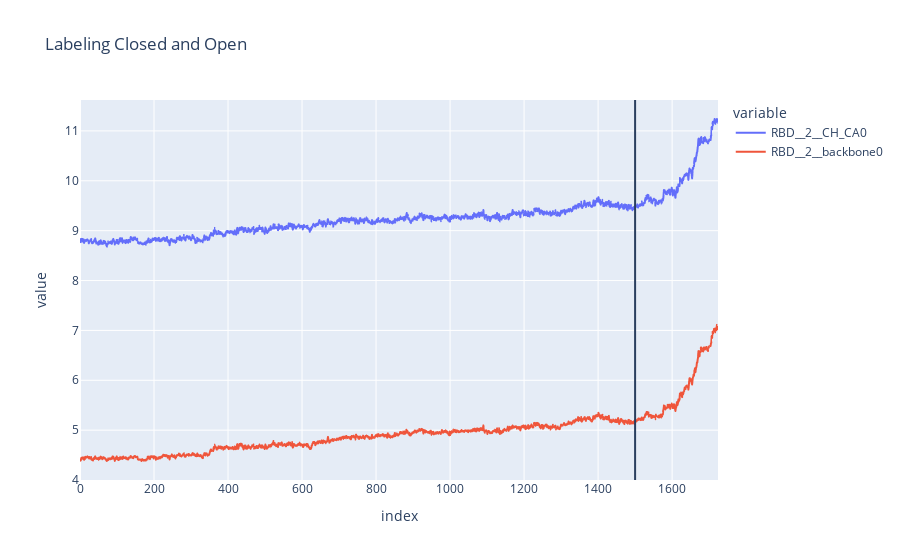

Notebook code for this chart:
### Code cell
# Opening dataset
fname = '/net/jam-amaro-shared/dse_project/Spike_Dataset/TRAJECTORIES_continuous_spike_opening_WE_chong_and_amarolab/results/FinalExtractedFeature.csv'
opening_df = pd.read_csv(fname)
xidx = 1500
opening_df.loc[:xidx,'label'] = 0
opening_df.loc[xidx:,'label'] = 1
fig = px.line(opening_df,y = ['RBD__2__CH_CA0','RBD__2__backbone0'],title='Labeling Closed and Open')
fig.add_vline(x=xidx)

### Figure 1 — Plotly figure (JSON) as saved in the notebook; plotly's stock layout.template omitted (floating-point values rounded to 4 significant figures; data arrays with more than 128 entries replaced by an {"elided": "..."} marker saying what was removed)
{"data": [{"hovertemplate": "variable=RBD__2__CH_CA0<br>index=%{x}<br>value=%{y}<extra></extra>", "legendgroup": "RBD__2__CH_CA0", "line": {"color": "#636efa", "dash": "solid"}, "mode": "lines", "name": "RBD__2__CH_CA0", "showlegend": true, "type": "scattergl", "x": {"elided": "1725 int values"}, "xaxis": "x", "y": {"elided": "1725 float values"}, "yaxis": "y"}, {"hovertemplate": "variable=RBD__2__backbone0<br>index=%{x}<br>value=%{y}<extra></extra>", "legendgroup": "RBD__2__backbone0", "line": {"color": "#EF553B", "dash": "solid"}, "mode": "lines", "name": "RBD__2__backbone0", "showlegend": true, "type": "scattergl", "x": {"elided": "1725 int values"}, "xaxis": "x", "y": {"elided": "1725 float values"}, "yaxis": "y"}], "layout": {"legend": {"title": {"text": "variable"}, "tracegroupgap": 0}, "shapes": [{"type": "line", "x0": 1500, "x1": 1500, "xref": "x", "y0": 0, "y1": 1, "yref": "y domain"}], "title": {"text": "Labeling Closed and Open"}, "xaxis": {"anchor": "y", "domain": [0, 1], "title": {"text": "index"}}, "yaxis": {"anchor": "x", "domain": [0, 1], "title": {"text": "value"}}}}
